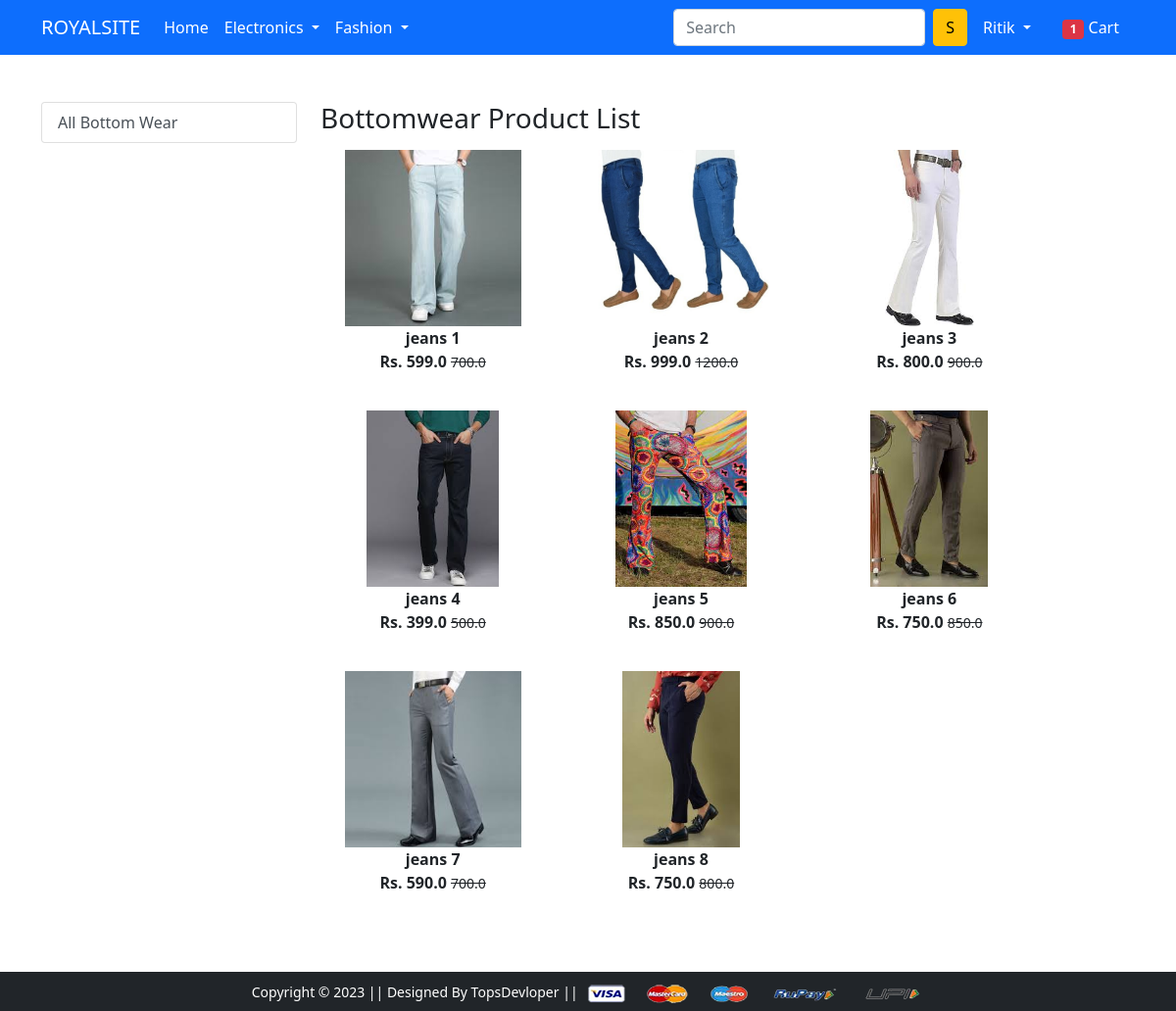
/bottomwear/ (signed in), run on the app's committed database.
### app/models.py (models this page shows, shortened)
class Product(models.Model):
    title=models.CharField(max_length=100)
    selling_price=models.FloatField()
    discount_price=models.FloatField()
    description=models.TextField()
    brand=models.CharField(max_length=100)
    category=models.CharField(choices=CATEGORY_CHOICES,max_length=2)
    product_image=models.ImageField(upload_to='productimg')

### app/views.py (the view)
# urls.py: path('bottomwear/',views.bottomwear,name='bottomwear'),
def bottomwear(request):
  if request.user.is_authenticated:
    btw=Product.objects.filter(category='BW')
    totalitem=len(cart.objects.filter(user=request.user))
  return render(request,'app/bottomwear.html',{'btw':btw,'totalitem':totalitem})

### app/templates/app/bottomwear.html (shortened to what this page needs)
{% extends 'app/base.html' %}
{% load static %}
{% block main-content %}
<div class="container my-5">
    <div class="row">
        <div class="col-sm-3">
            <div class="list-group">
                <a href="{% url 'bottomwear' %}" class="list-group-item list-group-item-action" aria-current="true"> All
                Bottom Wear</a>
            </div>
        </div>
        <div class="col-sm-8 ">
            <b class=""><h3> Bottomwear Product List </h3></b>
            <div class="row">
                {% for product in btw %}
                <div class="col-sm-4 text-center mb-4">
                    <a href="{% url 'product-detail' product.id %}" class="btn">
                        <div class="item">
                            <img src="{{product.product_image.url}}" alt="" height="180" class="">
                            <div class="fw-bold">{{product.title}}</div>
                                <div class="fw-bold">Rs. {{product.discount_price}} <small
                                        class="fw-light text-decoration-line-through">{{product.selling_price}}</small>
                                </div>
                        </div>
                    </a>
                </div>
                {% endfor %}
            </div>
        </div>
    </div>
</div>
{% endblock main-content %}

### app/templates/app/base.html (shortened to what this page needs)
<!doctype html>
{% load static %}
<html lang="en">
<head>
    <link href="https://cdn.jsdelivr.net/npm/bootstrap@5.0.0-beta1/dist/css/bootstrap.min.css" rel="stylesheet">
    <link rel="stylesheet" href="{% static 'app/css/owl.carousel.min.css' %}">
    <link rel="stylesheet" href="{% static 'app/css/all.min.css' %}">
    <link rel="stylesheet" href="{% static 'app/css/style.css' %}">
</head>
<body>
<nav class="navbar navbar-expand-lg navbar-dark bg-primary">
  <div class="container">
    <a class="navbar-brand bg-primary" href="/">ROYALSITE</a>
      <div class="collapse navbar-collapse" id="navbarSupportedContent">
        <ul class="navbar-nav me-auto mb-2 mb-lg-0">
          <li class="nav-item">
            <a class="nav-link active text-white" aria-current="page" href="/">Home</a>
          </li>
          <li class="nav-item dropdown">
            <a class="nav-link dropdown-toggle text-white" href="#" id="electronicsDropdown" role="button" data-bs-toggle="dropdown" aria-expanded="false">
              Electronics
            </a>
          </li>
          <li class="nav-item dropdown">
            <a class="nav-link dropdown-toggle text-white" href="#" id="fashionDropdown" role="button" data-bs-toggle="dropdown" aria-expanded="false">
              Fashion
            </a>
          </li>
        </ul>
        <form class="d-flex" method='get' action="{% url 'search' %}">
          <input class="form-control me-2" type="search" name='search'  placeholder="Search" aria-label="Search" >
          <button class="btn btn-warning" type="submit">S</button>
        </form>
        <div>
            <ul class="navbar-nav me-auto mb-2 mb-lg-0">
              <li class="nav-item dropdown mx-2">
                {% if request.user.is_authenticated %}
                <a class="nav-link dropdown-toggle text-white" href="#" id="profileDropdown" role="button" data-bs-toggle="dropdown" aria-expanded="false">
                  {{request.user|capfirst}}
                </a>
                </li>
                <li class="nav-item mx-2">
                <a href="{% url 'showcart' %}" class="nav-link text-white"><span class="badge bg-danger">{{totalitem }}</span> Cart </a>
                </li>
            {% endif %}
          </ul>
         </div>
       </div>
     </div>
    </nav>
    {% block main-content %} {% endblock main-content %}
    <footer class="container-fluid bg-dark text-center p-2 mt-5">
        <small class="text-white">Copyright &copy; 2023 || Designed By TopsDevloper || </small>
        <img src="{% static 'app/images/payment.png' %}" alt="" srcset="" class="img-fluid" height="2px">
    </footer>
  </body>
</html>

### data on the page
Product: product_image (picture), title "jeans 1", discount_price "599.0", selling_price "700.0"
Product: product_image (picture), title "jeans 2", discount_price "999.0", selling_price "1200.0"
Product: product_image (picture), title "jeans 3", discount_price "800.0", selling_price "900.0"
Product: product_image (picture), title "jeans 4", discount_price "399.0", selling_price "500.0"
Product: product_image (picture), title "jeans 5", discount_price "850.0", selling_price "900.0"
Product: product_image (picture), title "jeans 6", discount_price "750.0", selling_price "850.0"
Product: product_image (picture), title "jeans 7", discount_price "590.0", selling_price "700.0"
Product: product_image (picture), title "jeans 8", discount_price "750.0", selling_price "800.0"

### other printed values
{{ request.user|capfirst }} "Ritik"
{{ totalitem }} "1"
